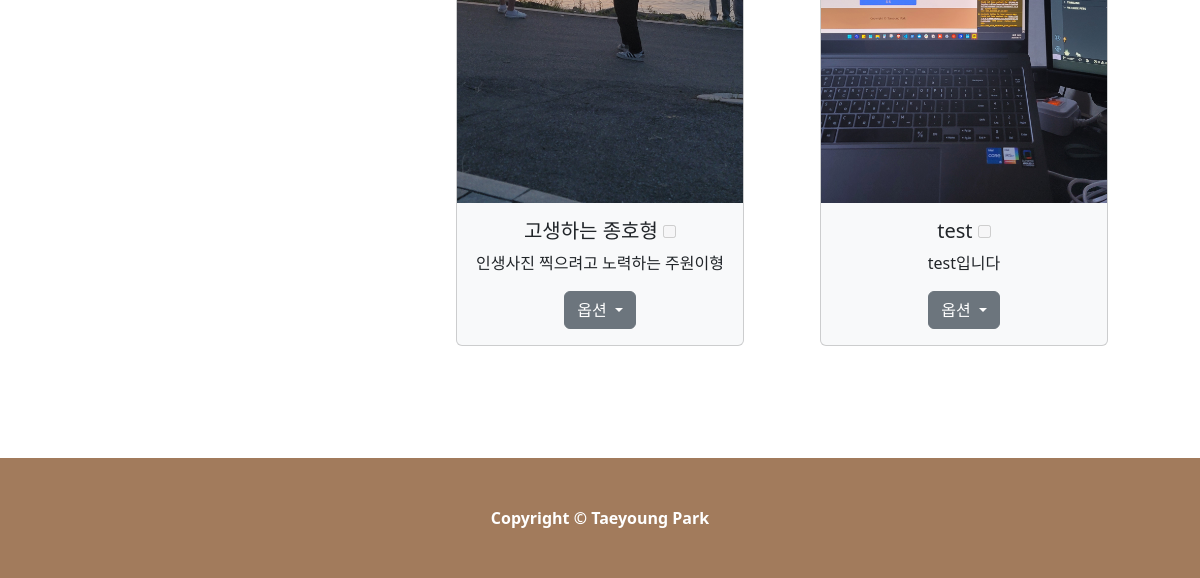
/album/2/ (signed in, lower part), run on an earlier commit of the app's database.
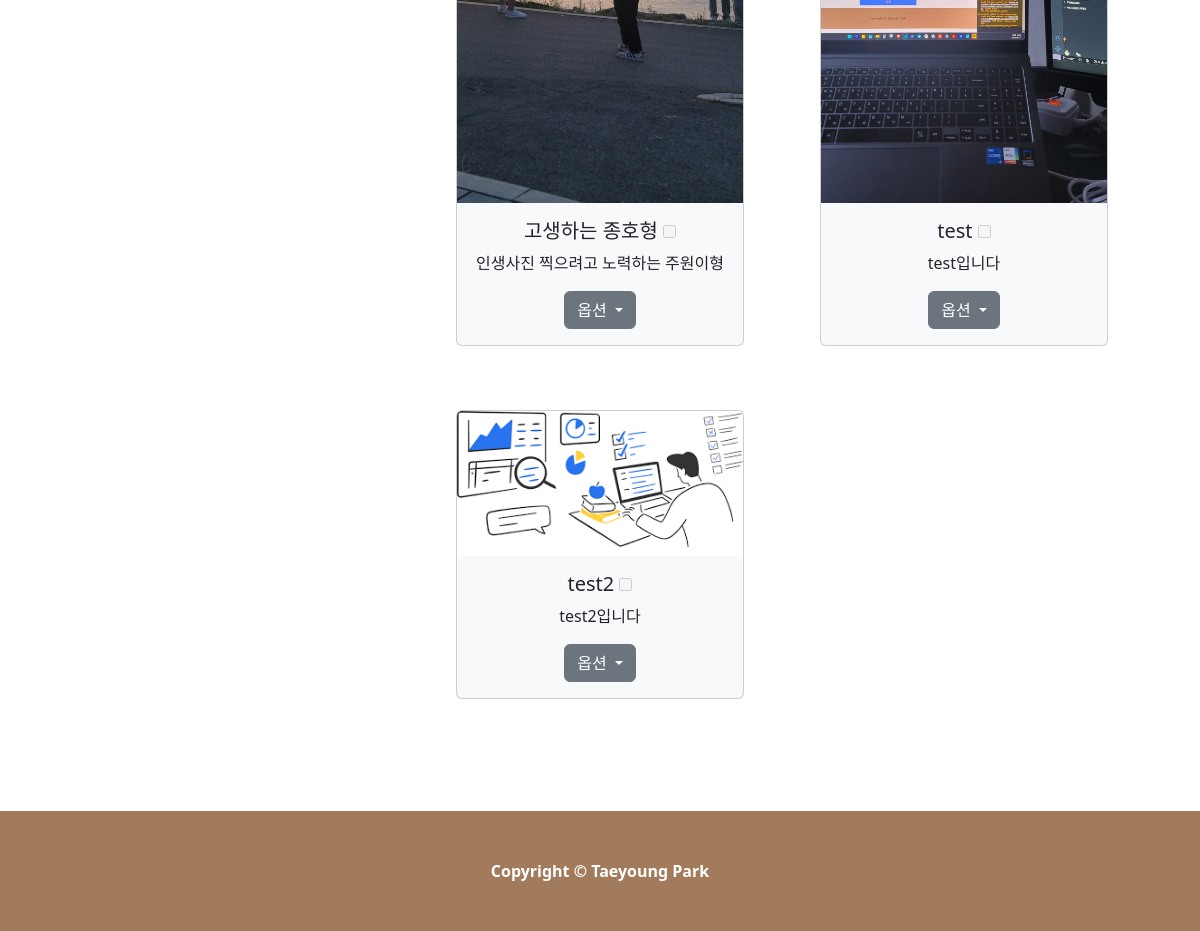
And on a later commit of the database.
### photo_studio/models.py (models this page shows, shortened)
class Photo(models.Model):
    album = models.ForeignKey(Album, on_delete=models.CASCADE, verbose_name="앨범")
    title = models.CharField(max_length=50, verbose_name="제목")
    description = models.CharField(max_length=100, verbose_name="설명")
    image = models.ImageField(upload_to="static/img/%Y/%m/%d", verbose_name="이미지")
    property = models.CharField(max_length=50, verbose_name="속성", default="", null=False)
    owner = models.CharField(max_length=20, verbose_name="사용자")
    class Meta:
        verbose_name = "사진"
        verbose_name_plural = "사진"

### photo_studio/views.py (the view)
# urls.py: re_path('^api/album/(?P<username>.+)/$', AlbumViewSet.as_view()),
@login_required
def album(request, album_id):
    context = {}
    try:
        album_title = Album.objects.get(id=album_id).title
        photos = Photo.objects.filter(album_id=album_id, album__owner=request.user)
        photo_templates = Photo_templates.objects.all()
    except Album.DoesNotExist:
        return HttpResponseNotFound()
    context['photo_templates'] = photo_templates
    context['album_title'] = album_title
    context['photos'] = photos
    context['album_id'] = album_id
    return render(request, 'photo_studio/album.html', context=context)

### templates/photo_studio/album.html (shortened to what this page needs)
{% extends 'photo_studio/base.html' %}
{% block content %}
    {% if photos %}
    <form method="POST" action="{% url 'photo_studio:download' album_id=album_id %}">
        <section class="py-5">
            <div class="container px-4 px-lg-5 mt-5">
                <div class="row gx-4 gx-lg-5 row-cols-1 row-cols-md-2 row-cols-lg-3 justify-content-center">
                        {% for photo in photos %}
                            <div class="col mb-5">
                                <div class="card text-dark bg-light mb-3" style="max-width: 18rem; margin:0 auto;">
                                    <img src="{{ photo.image.url }}" alt="{{ photo.title }}" class="card-img-top">
                                    <div class="card-body" id="studio">
                                        <div class="text-center">
                                            <h5 class="card-title">
                                                {{ photo.title }}
                                                <input id="{{ photo.property }}"
                                                    class="photo{{ photo.id }}"
                                                    type="checkbox"
                                                    name="photo_id"
                                                    value="{{ photo.id }}"
                                                    disabled>
                                            </h5>
                                            <p class="card-text">{{ photo.description }}</p>
                                            <div class="dropdown">
                                                <button class="btn btn-secondary dropdown-toggle" type="button" data-bs-toggle="dropdown" aria-expanded="false">
                                                  옵션
                                                </button>
                                            </div>
                                        </div>
                                    </div>
                                </div>
                            </div>
                        {% endfor %}
                </div>
            </div>
        </section>
    </form>
    {% else %}
        <h1 style="text-align:center; padding:10px;">사진을 추가해주세요.</h1>
    {% endif %}
{% endblock content %}

### templates/photo_studio/base.html (shortened to what this page needs)
{% load static %}
<!DOCTYPE html>
<html lang="kr">
    <head>
        <link href="{% static 'css/bootstrap.min.css' %}" rel="stylesheet">
    </head>
    <body>
        {% block content %}{% endblock content %}
        {% include 'photo_studio/footer.html' %}
    </body>
</html>

### templates/photo_studio/footer.html
<footer class="py-5 mt-auto" id="footer" style="background-color:#A27B5C;">
    <div class="container"><p class="m-0 text-center text-white"><b>Copyright &copy; Taeyoung Park</b></p></div>
</footer>

What changed in the data, as far as the page shows it:
added Photo: image (picture), title "test2", description "test2입니다"
